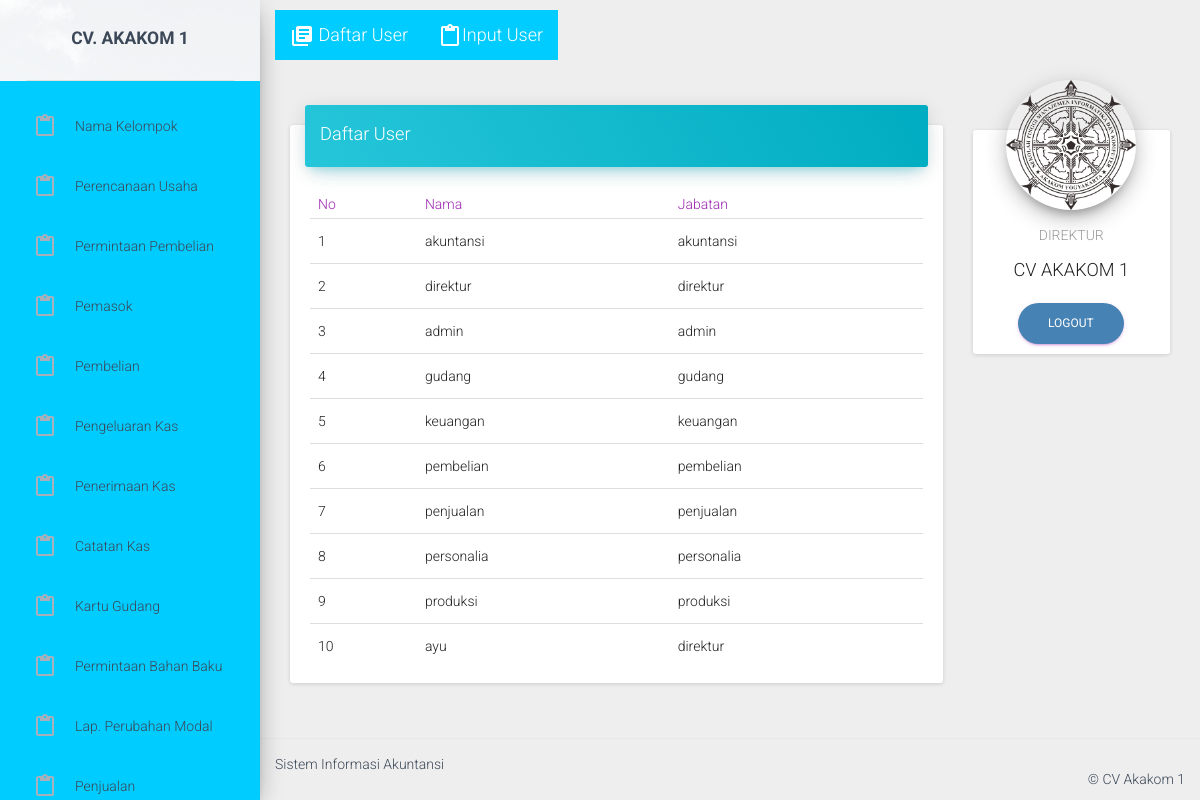
The page /user/admin_t.php (signed in) on the database its author committed.
### tables this page shows
CREATE TABLE `user` (
  `id_user` int(4) NOT NULL,
  `nama` varchar(50) NOT NULL,
  `username` varchar(15) NOT NULL,
  `password` varchar(60) NOT NULL,
  `Jabatan` varchar(10) NOT NULL
);

### user/admin_t.php (the view, shortened to what this page needs)
<!doctype html>
<html lang="en">
<?php
include "koneksi.php";
?>
<head>
    <link href="../assets/css/bootstrap.min.css" rel="stylesheet" />
    <link href="../assets/css/material-dashboard.css?v=1.2.0" rel="stylesheet" />
    <link href="../assets/css/demo.css" rel="stylesheet" />
    <link href="http://maxcdn.bootstrapcdn.com/font-awesome/latest/css/font-awesome.min.css" rel="stylesheet">
</head>
<body>
    <div class="wrapper">
        <div class="main-panel">
            <nav class="navbar navbar-transparent navbar-absolute">
                <div class="container-fluid">
                      <div class="navbar-header">
                        <a class="navbar-brand" href="admin_t.php"><i class="material-icons">library_books</i> Daftar User</a>
                        <a class="navbar-brand" href="admin_i.php"> <i class="material-icons">content_paste</i>Input User</a>
                    </div>
                </div>
            </nav>
            <div class="content">
                <div class="container-fluid">
                    <div class="row">
                        <div class="col-md-9">
                            <div class="card">
                                <div class="card-header" data-background-color="blue">
                                   <h4 class="title">Daftar User</h4>
                                </div>
                                <?php
                                        $sql_cek="select * from user";
                                        $query_cek = $koneksidb->query($sql_cek);
                                        $result_cek = $query_cek->num_rows;
                                        if($result_cek=='0'){
                                        echo "<center>Maaf Data Yang anda cari tidak ada <br> Silahkan Masukkan Data Terlebih Dahulu</center>";
                                         }
                                         else{
                                ?>
                                <div class="card-content table-responsive">
                                    <table class="table table-hover">
                                        <thead class="text-primary">
                                            <th>No</th>
                                            <th>Nama</th>
                                            <th>Jabatan</th>
                                        </thead>
                                        <tbody>
                                    <?php
                                        $no=0;
                                         while ($data = $query_cek->fetch_array()) {
                                            $no ++;
                                    ?>
                                            <tr>
                                                <td><?php echo $no; ?></td>
                                                <td><?php echo $data['nama']; ?></td>
                                                <td><?php echo $data['Jabatan']; ?></td>
                                            </tr>
                                    <?php
                                         }
                                        }
                                    ?>
                                        </tbody>
                                    </table>
                                </div>
                            </div>
                        </div>
                        <div class="col-md-3">
                            <div class="card card-profile">
                                <div class="card-avatar">
                                    <a href="#pablo">
                                        <img class="img" src="../assets/img/faces/marc.png" />
                                    </a>
                                </div>
                                <div class="content">
                                    <h6 class="category text-gray"> <?php echo $_SESSION['username']; ?> </h6>
                                    <h4 class="card-title">CV AKAKOM 1</h4>
                                    <a href="logout.php" class="btn btn-primary btn-round">Logout</a>
                                </div>
                            </div>
                        </div>
                    </div>
                </div>
            </div>
            <footer class="footer">
                <div class="container-fluid">
                    <nav class="pull-left">
                             Sistem Informasi Akuntansi
                    </nav>
                    <p class="copyright pull-right">
                        &copy;
                      CV Akakom 1
                    </p>
                </div>
            </footer>
        </div>
    </div>
</body>
</html>

### rows shown on the page
user: nama "akuntansi", Jabatan "akuntansi"
user: nama "direktur", Jabatan "direktur"
user: nama "admin", Jabatan "admin"
user: nama "gudang", Jabatan "gudang"
user: nama "keuangan", Jabatan "keuangan"
user: nama "pembelian", Jabatan "pembelian"
user: nama "penjualan", Jabatan "penjualan"
user: nama "personalia", Jabatan "personalia"
user: nama "produksi", Jabatan "produksi"
user: nama "ayu", Jabatan "direktur"

### other values the page prints
$_SESSION['username'] "DIREKTUR"
